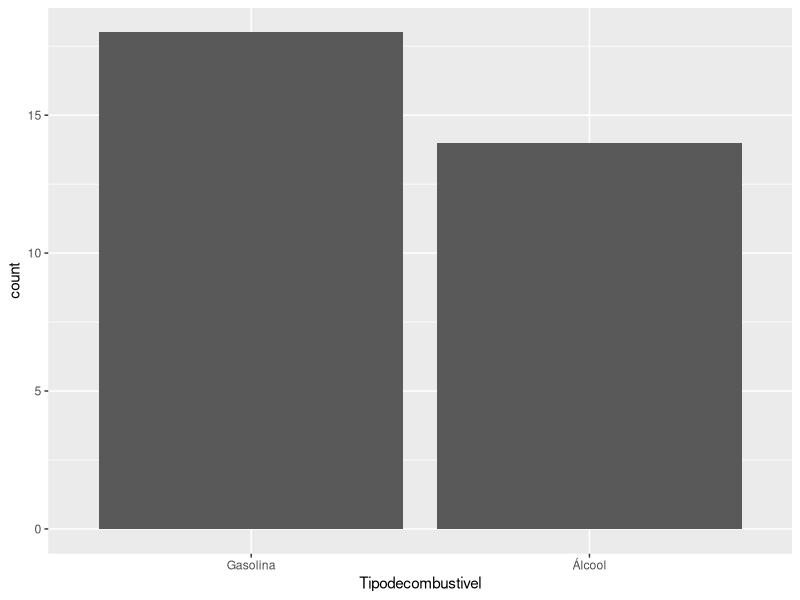
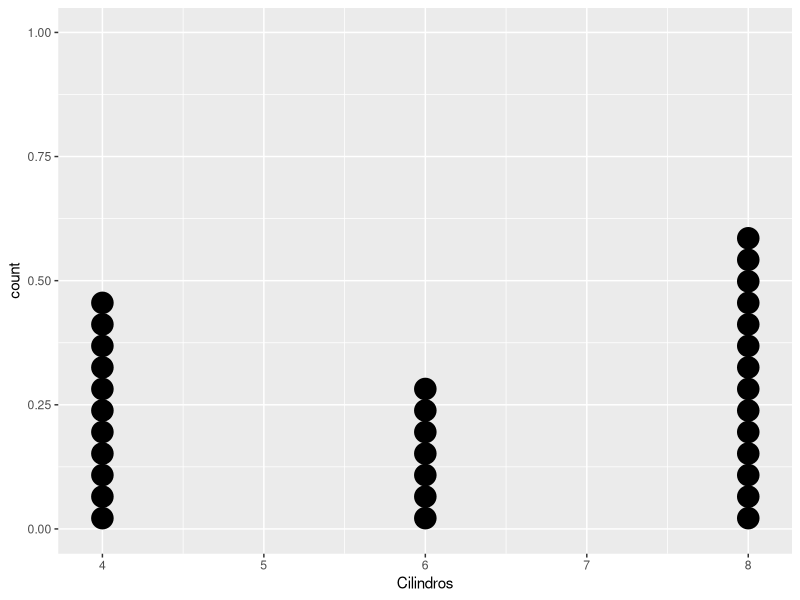
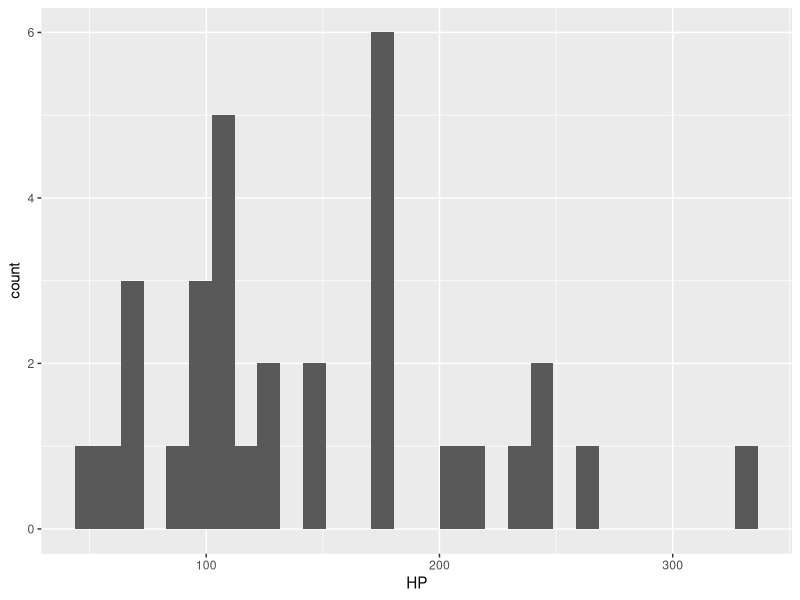
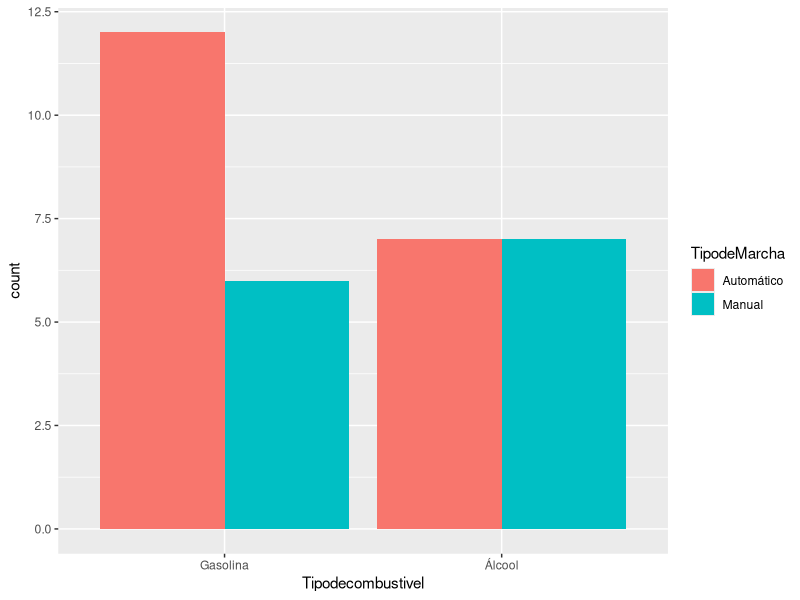
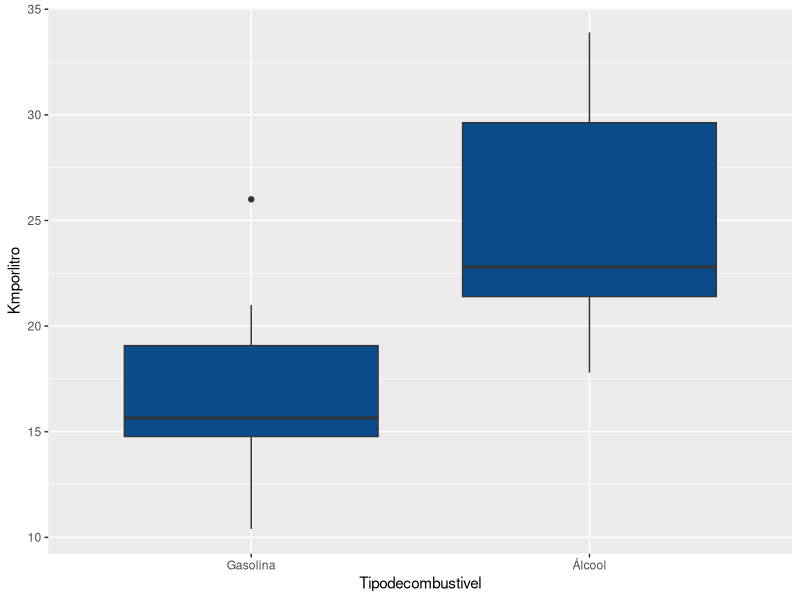
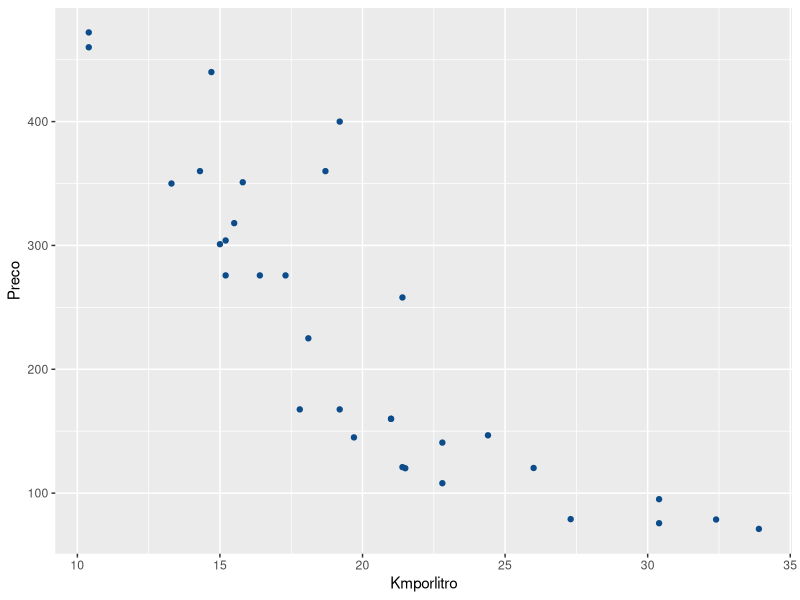
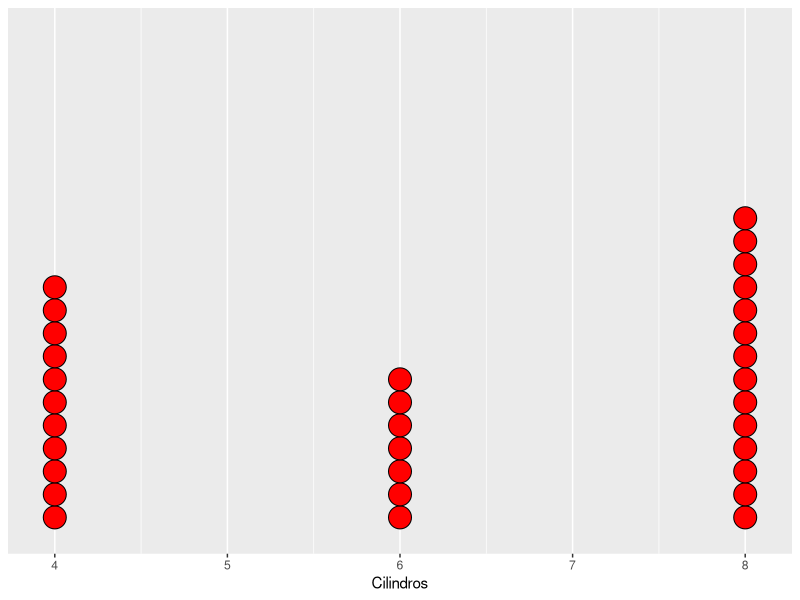
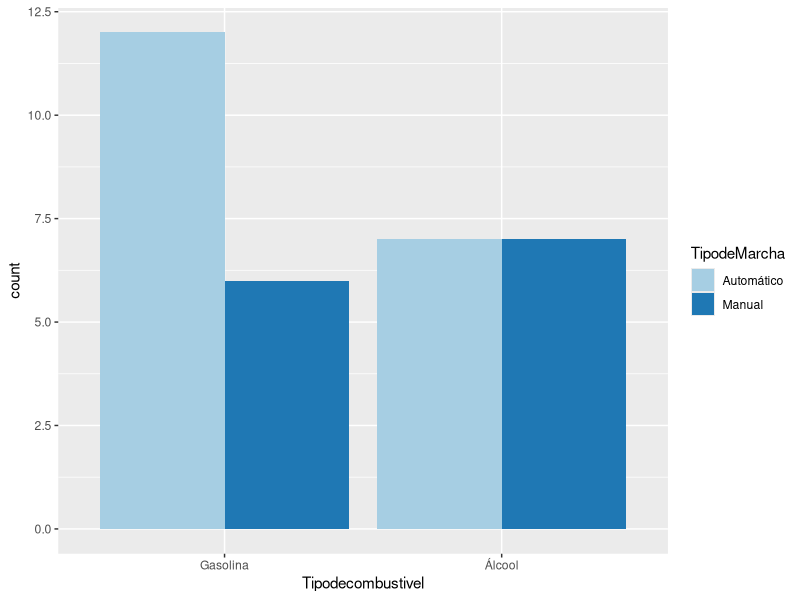

R code for these plots, in order:
data(mtcars)
CARROS<-mtcars
remove(mtcars)
colnames(CARROS) <- c("Kmporlitro","Cilindros","Preco","HP","Amperagem_circ_eletrico",
"Peso","RPM","Tipodecombustivel","TipodeMarcha","NumdeMarchas","NumdeValvulas")
CARROS$TipodeMarcha<-as.factor(CARROS$TipodeMarcha)
CARROS$Tipodecombustivel<-as.factor(CARROS$Tipodecombustivel)
levels(CARROS$Tipodecombustivel) <- c('Gasolina','Álcool')
levels(CARROS$TipodeMarcha) <- c('Automático', 'Manual')
nomes<-c("Km por litro","Número de Cilindros","Preço",
"HP = Horse Power (potência do motor)","Amperagem_circ_eletrico = Amperagem média (o principal indicador da bateria)","Peso (em toneladas) do Carro",
"RPM = Rotações Por Minuto","Tipo de combustível (0 = Gasolina, 1 = Álcool)","Tipo de Câmbio (0 = Automático, 1 = Manual)",
"Número de Marchas","Número de Válvulas")
attr(CARROS, "variable.labels") <- nomes
attributes(CARROS)
names(CARROS)

CARROS$Tipodecombustivel <-as.factor(CARROS$Tipodecombustivel)
CARROS$TipodeMarcha<-as.factor(CARROS$TipodeMarcha)

library(ggplot2)

names(CARROS)
ggplot(CARROS, aes(x = Tipodecombustivel)) + geom_bar()
ggplot(CARROS, aes(x = Cilindros)) + geom_dotplot(dotsize = 1)
ggplot(CARROS, aes(x = HP)) + geom_histogram()

ggplot(CARROS, aes(x = Tipodecombustivel,fill=TipodeMarcha)) + geom_bar(position="dodge")
ggplot(CARROS, aes(x = Tipodecombustivel, y = Kmporlitro)) + geom_boxplot(fill = "#0c4c8a") 
ggplot(CARROS, aes(x = Kmporlitro, y = Preco)) +  geom_point(colour = "#0c4c8a") 

ggplot(CARROS, aes(x = Cilindros)) + 
  geom_dotplot(fill="red")+
  scale_y_continuous(NULL, breaks = NULL)

ggplot(CARROS, aes(x = Tipodecombustivel,fill=TipodeMarcha))+ 
  geom_bar(position="dodge") +
  scale_fill_brewer(palette="Paired")
  #scale_fill_brewer(palette="Reds")
  #scale_fill_brewer(palette="Blues")
  #scale_fill_brewer(palette="Set1")

#BrBG, PiYG, PRGn, PuOr, RdBu, RdGy, RdYlBu, RdYlGn, Spectral
#Accent, Dark2, Paired, Pastel1, Pastel2, Set1, Set2, Set3
#Blues, BuGn, BuPu, GnBu, Greens, Greys, Oranges, OrRd, PuBu, PuBuGn, PuRd, Purples, RdPu, Reds, YlGn, YlGnBu, YlOrBr, YlOrRd
